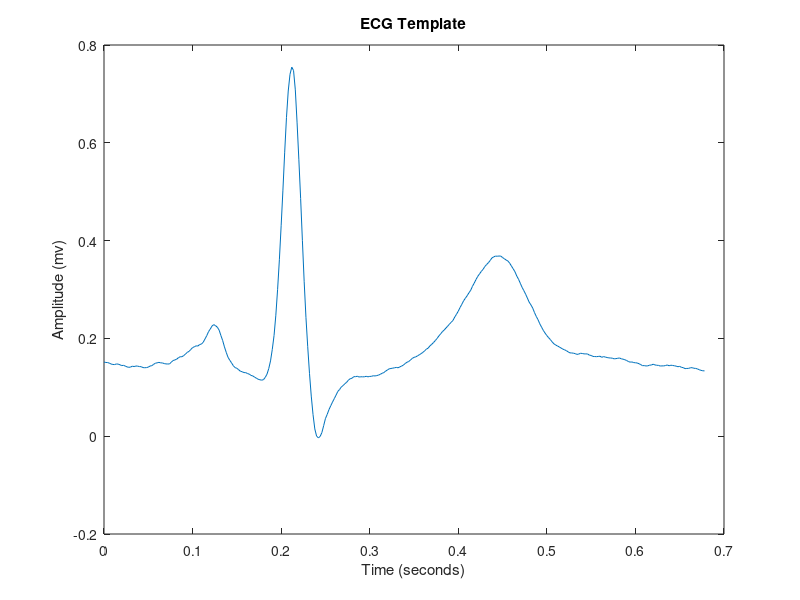
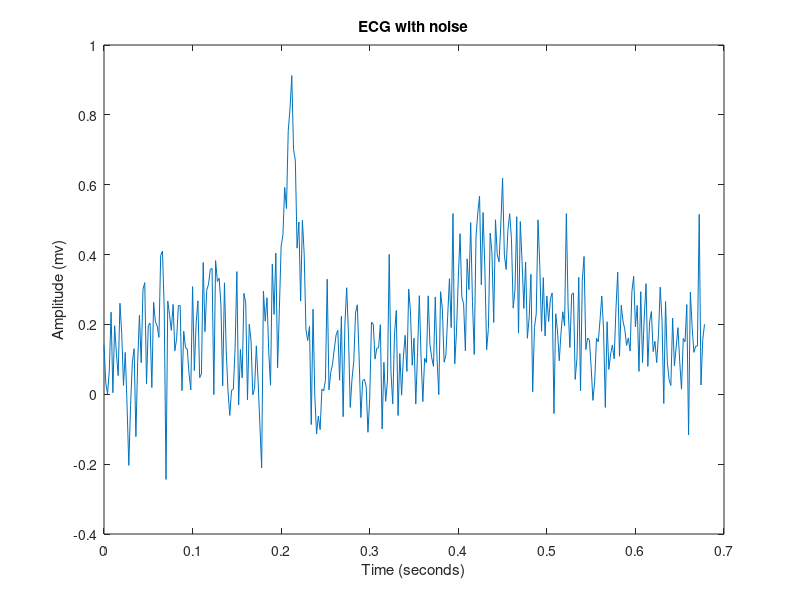

The MATLAB source for these figures, in order: (Note: this script raises an error after producing the figures.)
close all;
load("ECG_template.mat");

fs = 500;  % Sampling frequency = 500 Hz
T = 1/fs;  % T= Sampling period

num_points = size(ECG_template, 2);
time_axis = linspace(0, T * (num_points-1), num_points);  %time axis from the frequency

figure;
plot(time_axis, ECG_template);
xlabel('Time (seconds)');
ylabel('Amplitude (mv)');
title('ECG Template');

%---------------Noisy ECG---------------------------------

snr = 5; %signal-noise ratio in decible
nECG = awgn(ECG_template,snr,'measured');

figure;
plot(time_axis, nECG);
xlabel('Time (seconds)');
ylabel('Amplitude (mv)');
title('ECG with noise');

%---------------PSD of Noisy ECG------------------------------------
nfft = num_points;
[pxx_nECG,f_nECG] = periodogram(nECG,window,nfft,fs);

figure;
plot(f_nECG, 10*log10(pxx_nECG)); % Plot in dB scale
xlabel('Frequency (Hz)');
ylabel('Power/Frequency (dB/Hz)');
title('Power Spectral Density (PSD) of Noisy ECG');

%----------Moving Average Filter--------------------------------

%------MA(3) filter implementation with a customised script------

ma3ECG_1 = moving_average_filter(3,nECG);

group_delay = 3/2;
compensated_time_axis = time_axis - group_delay*T;

figure;
plot(time_axis, nECG);
hold on;  
plot(time_axis, ma3ECG_1, 'g--');
hold on;  
plot(compensated_time_axis, ma3ECG_1, 'r');
xlabel('Time (seconds)');
ylabel('Amplitude (mv)');
title('nECG and scripted MA(3)');
legend('nECG', 'ma3ECG_1','compensated');
hold off;


%------Compare PSDs------

[pxx_ma3,f_ma3] = periodogram(ma3ECG_1,window,nfft,fs);

figure;
plot(f_nECG, 10*log10(pxx_nECG));
hold on;
plot(f_ma3, 10*log10(pxx_ma3),'r');
xlabel('Frequency (Hz)');
ylabel('Power/Frequency (dB/Hz)');
title('Power Spectral Densities (PSDs)');
legend('nECG', 'ma3ECG_1');
hold off;


%----MA(3) filter implementation with the MATLAB built-in function-----
windowSize = 3; 
numerator = (1/windowSize)*ones(1,windowSize);
denominator = 1;

ma3ECG_2 = filter(numerator,denominator,nECG);

figure;
plot(time_axis, nECG);
hold on;  
plot(time_axis, ma3ECG_2, 'r');
xlabel('Time (seconds)');
ylabel('Amplitude (mv)');
title('nECG and builtin MA(3)');
legend('nECG', 'ma3ECG_2');
hold off;




